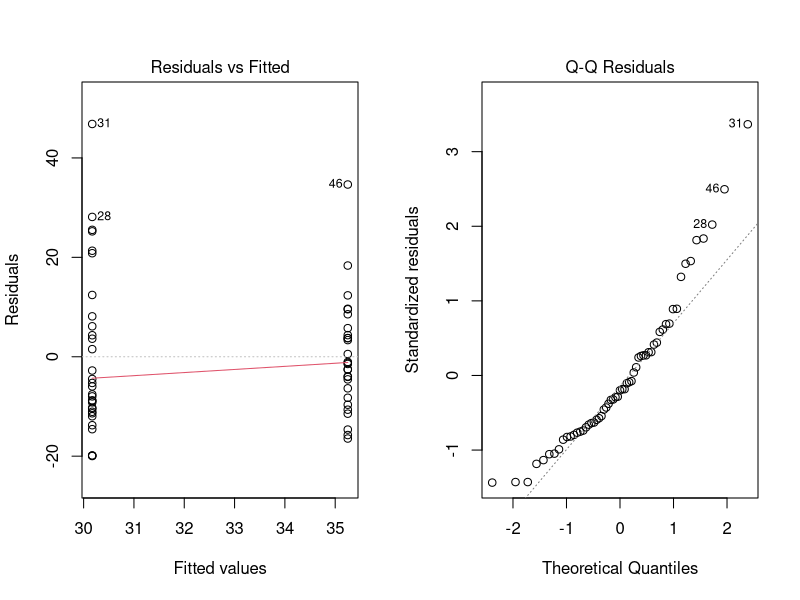
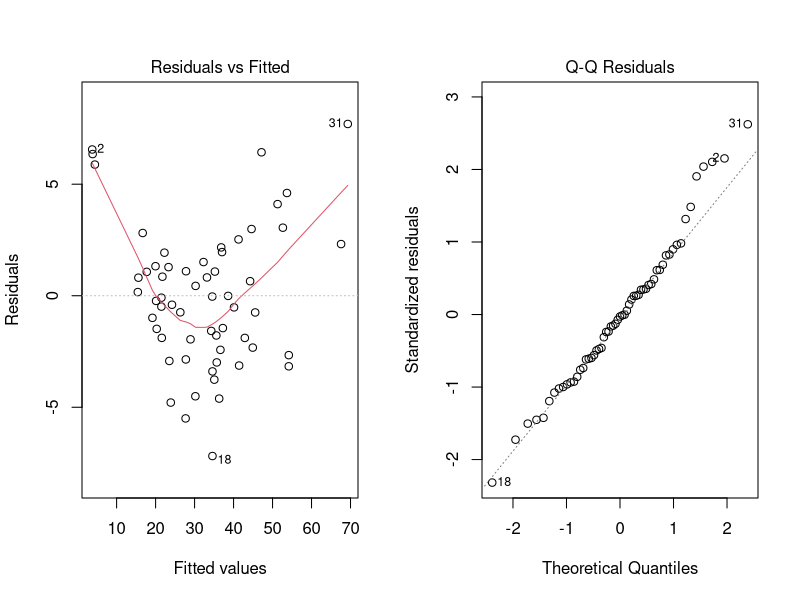
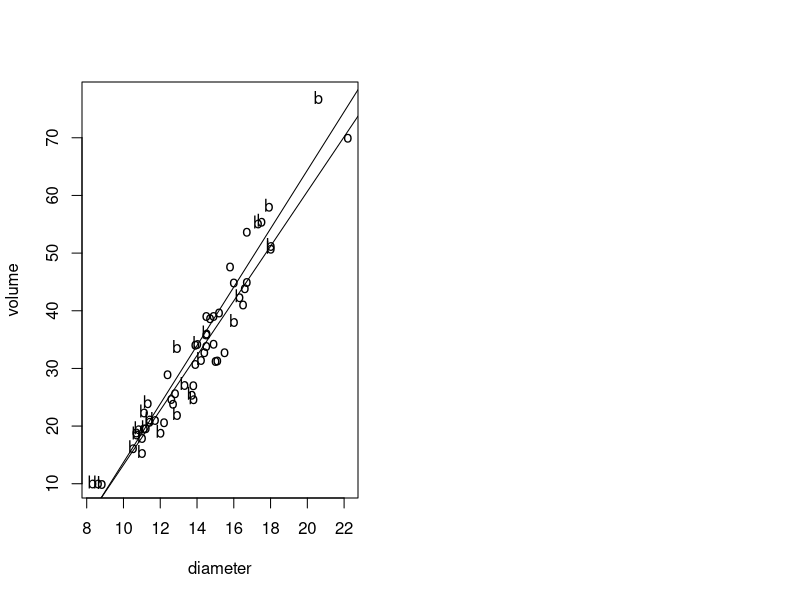
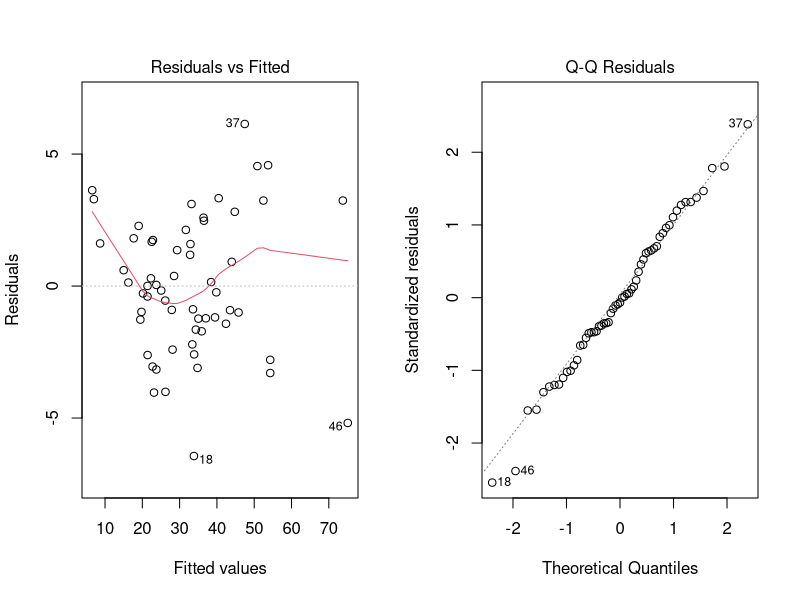

Write the R code that produced these figures, in order.
## ---- chunk 1
treeVolume=read.table(file="treeVolume.txt",header=TRUE)
treeVolumeaov=lm(volume~type, data = treeVolume)
anova(treeVolumeaov)
summary(treeVolumeaov)
par(mfrow=c(1,2))
plot(treeVolumeaov,1)
plot(treeVolumeaov,2)
## ---- chunk 2
treeVolumeaov2=lm(volume~diameter+height+type,data=treeVolume)
drop1(treeVolumeaov2,test="F")
summary(treeVolumeaov2)
mean(treeVolume$diameter)
mean(treeVolume$height)
-63.78138-1.30460+4.69806*13.90678+75.84746*0.41725
-63.78138+4.69806*13.90678+75.84746*0.41725
par(mfrow=c(1,2))
plot(treeVolumeaov2,1)
plot(treeVolumeaov2,2)
## ---- chunk 3
plot(volume~diameter,pch=unclass(type),data=treeVolume)
for (i in c("oak",'beech')) abline(lm(volume~diameter,data=treeVolume[treeVolume$type==i,]))
aovtreeVolumeinter=lm(volume~height+diameter*type,data=treeVolume)
summary(aovtreeVolumeinter)
## ---- chunk 4
treeVolume$square_diameter=treeVolume$diameter^2
treeVolumeaov3=lm(volume~square_diameter+height+type,data=treeVolume)
drop1(treeVolumeaov3,test="F")
summary(treeVolumeaov3)
par(mfrow=c(1,2))
plot(treeVolumeaov3,1)
plot(treeVolumeaov3,2)
## ---- chunk 5
book =read.table(file="austen.txt",header=TRUE);
ausmatrix = as.matrix(book[,1:3]);
auscq=chisq.test(ausmatrix);
auscq
(auscq$observed-auscq$expected)/sqrt(auscq$expected);
## ---- chunk 6
book =read.table(file="austen.txt",header=TRUE);
bookmatrix = as.matrix(book);
z=chisq.test(bookmatrix);
print(z)
(z$observed-z$expected)/sqrt(z$expected);
